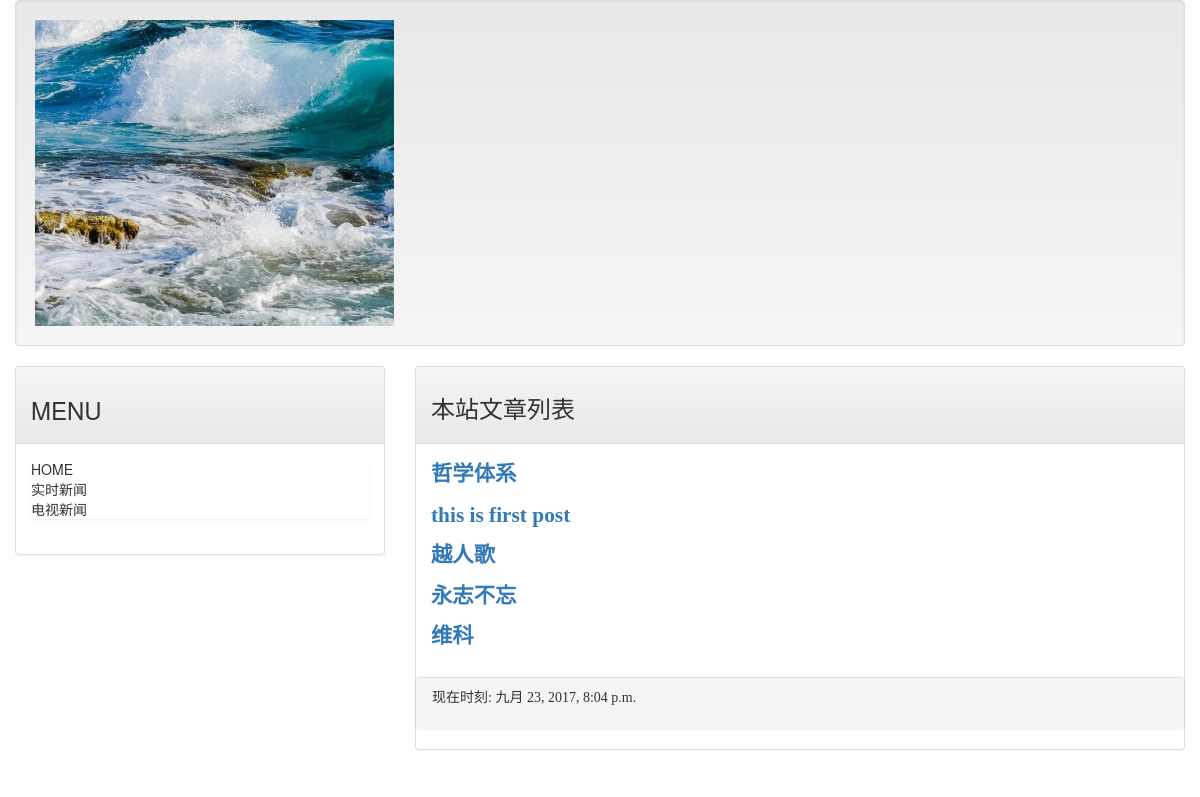
The page / on the database its author committed.
### mainsite/models.py (models this page shows, shortened)
class Post(models.Model):
    title = models.CharField(max_length=200)
    slug = models.CharField(max_length=200)
    body = models.TextField()
    pub_date = models.DateTimeField(default=timezone.now)
    class Meta:
        ordering = ('-pub_date',)

### mainsite/views.py (the view)
# urls.py: url(r'^$', homepage),
def homepage(request):
    template = get_template('index.html')
    posts = Post.objects.all()
    now = datetime.now
    html = template.render(locals())
    return HttpResponse(html)

### templates/index.html (shortened to what this page needs)
<!DOCTYPE html>
{% extends 'base.html' %}
{% block headmessage %}
    <h3 style='font-family:楷体;'>本站文章列表</h3>
{% endblock %}
{% block content %}
    {% for post in posts %}
    <p style='font-family:微软雅黑;font-size:16pt;font-weight:bold;'>
     <a href='/post/{{ post.slug}}'>{{ post.title}}</a>
    </p>
    {% endfor%}
{% endblock %}

### rows shown on the page
Post: title "哲学体系"
Post: title "this is first post"
Post: title "越人歌"
Post: title "永志不忘"
Post: title "维科"

### other values the page prints
{{ now }} "九月 23, 2017, 8:04 p.m."
